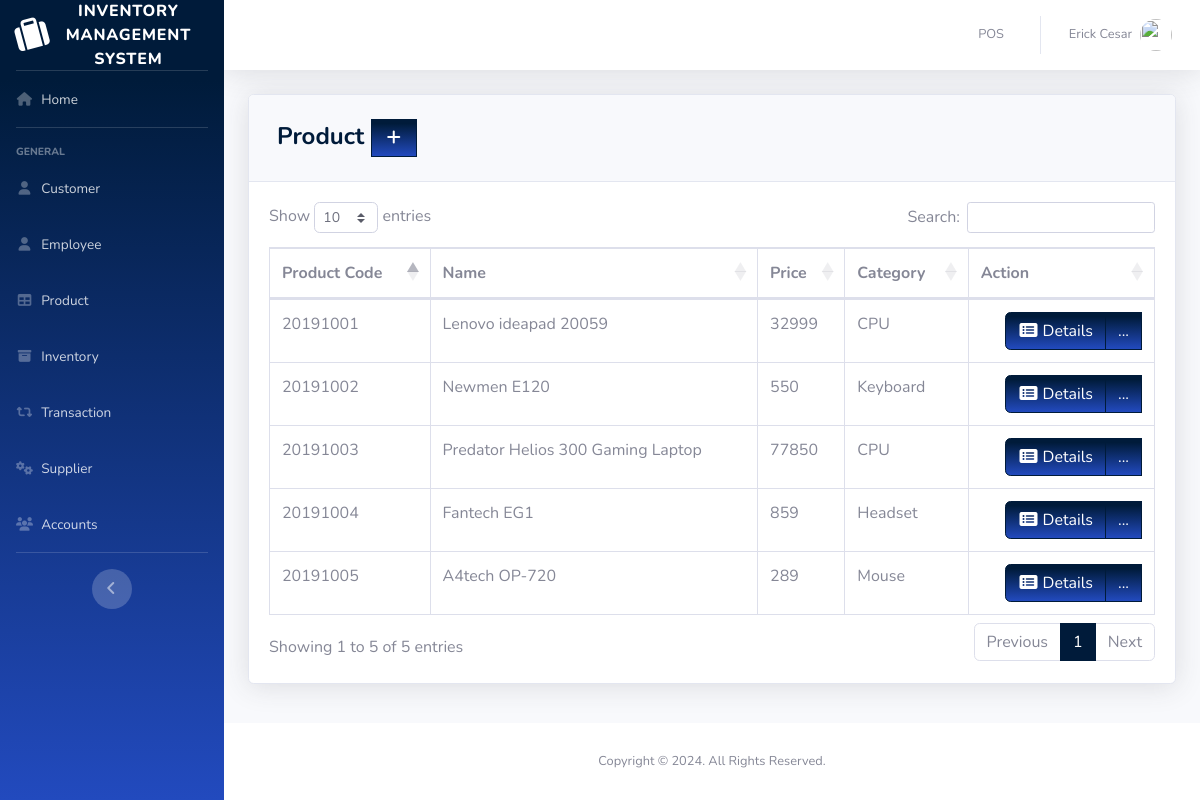
The app's page /pages/product.php (signed in) with its own data.
### tables this page shows
CREATE TABLE `product` (
  `PRODUCT_ID` int(11) NOT NULL,
  `PRODUCT_CODE` varchar(20) NOT NULL,
  `NAME` varchar(50) DEFAULT NULL,
  `DESCRIPTION` varchar(250) NOT NULL,
  `QTY_STOCK` int(50) DEFAULT NULL,
  `ON_HAND` int(250) NOT NULL,
  `PRICE` int(50) DEFAULT NULL,
  `CATEGORY_ID` int(11) DEFAULT NULL,
  `SUPPLIER_ID` int(11) DEFAULT NULL,
  `DATE_STOCK_IN` varchar(50) NOT NULL
);

CREATE TABLE `category` (
  `CATEGORY_ID` int(11) NOT NULL,
  `CNAME` varchar(50) DEFAULT NULL
);

### pages/product.php (the view, shortened to what this page needs)
<?php
include'../includes/connection.php';
include'../includes/sidebar.php';
?>
            <div class="card shadow mb-4">
            <div class="card-header py-3">
              <h4 class="m-2 font-weight-bold text-primary">Product&nbsp;<a  href="#" data-toggle="modal"
              data-target="#aModal" type="button" class="btn btn-primary bg-gradient-primary"
              style="border-radius: 0px;"><i class="fas fa-fw fa-plus"></i></a></h4>
            </div>
            <div class="card-body">
              <div class="table-responsive">
                <table class="table table-bordered" id="dataTable" width="100%" cellspacing="0">
               <thead>
                   <tr>
                     <th>Product Code</th>
                     <th>Name</th>
                     <th>Price</th>
                     <th>Category</th>
                     <th>Action</th>
                   </tr>
               </thead>
          <tbody>
<?php
    $query = 'SELECT PRODUCT_ID, PRODUCT_CODE, NAME, PRICE, CNAME, DATE_STOCK_IN FROM product p join category c on p.CATEGORY_ID=c.CATEGORY_ID GROUP BY PRODUCT_CODE';
        $result = mysqli_query($db, $query) or die (mysqli_error($db));
            while ($row = mysqli_fetch_assoc($result)) {
                echo '<tr>';
                echo '<td>'. $row['PRODUCT_CODE'].'</td>';
                echo '<td>'. $row['NAME'].'</td>';
                echo '<td>'. $row['PRICE'].'</td>';
                echo '<td>'. $row['CNAME'].'</td>';
                      echo '<td align="right"> <div class="btn-group">
                              <a type="button" class="btn btn-primary bg-gradient-primary" href="pro_searchfrm.php?action=edit & id='.$row['PRODUCT_CODE'] . '"><i class="fas fa-fw fa-list-alt"></i> Details</a>
                            <div class="btn-group">
                              <a type="button" class="btn btn-primary bg-gradient-primary dropdown no-arrow" data-toggle="dropdown" style="color:white;">
                              ... <span class="caret"></span></a>
                            <ul class="dropdown-menu text-center" role="menu">
                                <li>
                                  <a type="button" class="btn btn-warning bg-gradient-warning btn-block" style="border-radius: 0px;" href="pro_edit.php?action=edit & id='.$row['PRODUCT_ID']. '">
                                    <i class="fas fa-fw fa-edit"></i> Edit
                                  </a>
                                  <a type="button" class="btn btn-warning bg-gradient-warning btn-block" style="border-radius: 0px;" href="pro_del.php?action=delete&id='.$row['PRODUCT_ID']. '">
                                    <i class="fas fa-fw fa-edit"></i> Delete
                                  </a>
                                </li>
                            </ul>
                            </div>
                          </div> </td>';
                echo '</tr> ';
                        }
?>
                                </tbody>
                            </table>
                        </div>
                    </div>
                  </div>
<?php
include'../includes/footer.php';
?>

### records on screen
product: PRODUCT_CODE "20191001", NAME "Lenovo ideapad 20059", PRICE "32999", CATEGORY_ID.CNAME "CPU"
product: PRODUCT_CODE "20191002", NAME "Newmen E120", PRICE "550", CATEGORY_ID.CNAME "Keyboard"
product: PRODUCT_CODE "20191003", NAME "Predator Helios 300 Gaming Laptop", PRICE "77850", CATEGORY_ID.CNAME "CPU"
product: PRODUCT_CODE "20191004", NAME "Fantech EG1", PRICE "859", CATEGORY_ID.CNAME "Headset"
product: PRODUCT_CODE "20191005", NAME "A4tech OP-720", PRICE "289", CATEGORY_ID.CNAME "Mouse"

### other values on screen
$_SESSION['FIRST_NAME'] "Erick"
$_SESSION['LAST_NAME'] "Cesar"
